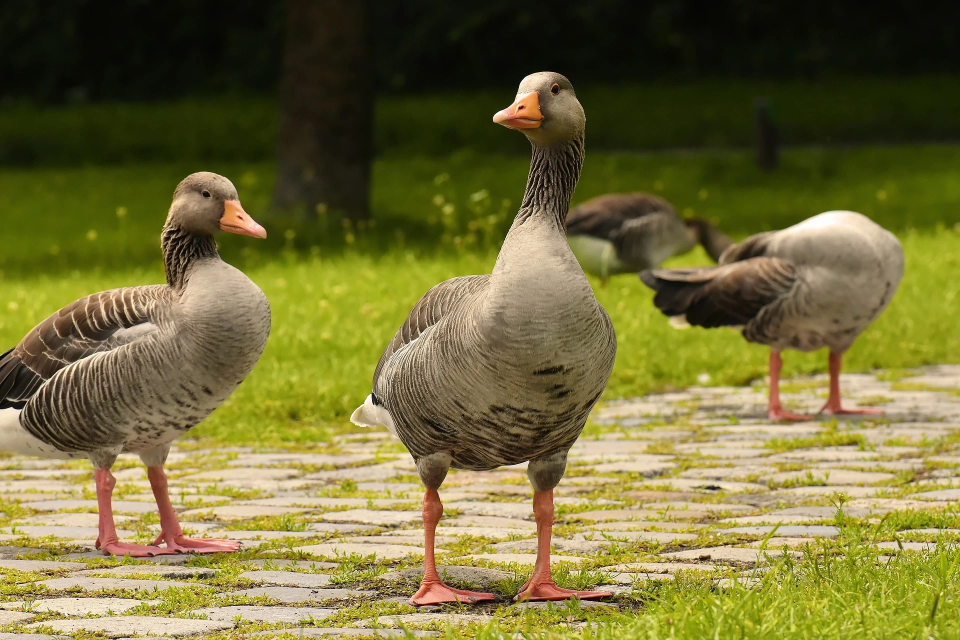
#> input picture image/duck.jpg, 1920 x 1280 px, found by its file name (shown at 1/2 size)
$ python 06.py
#> lines starting #> are read from the running program, lines starting #| are printed output that depends on the picture; after the words box and inside, x2 and y2 are one past the last pixel; in counts of white or black regions, pixels touching at a corner belong together
import cv2

src = cv2.imread("./image/duck.jpg",cv2.IMREAD_COLOR)
#> src is the input picture: shape (1280, 1920, 3); mean B, G, R 56.7, 109.5, 115.7

gray = cv2.cvtColor(src, cv2.COLOR_BGR2GRAY)
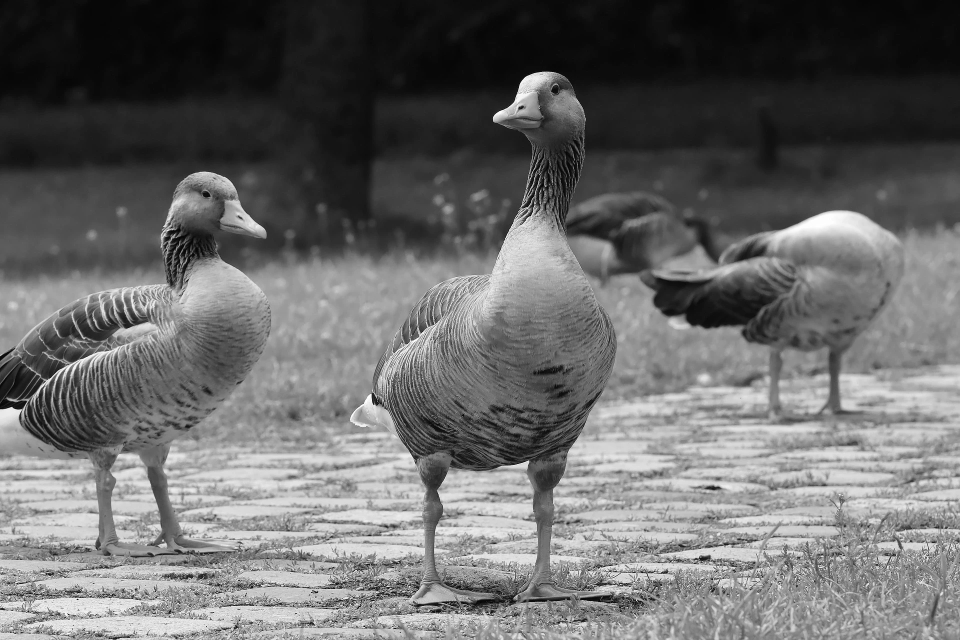
#> gray: shape (1280, 1920) (shown at 1/2 size); min 0, max 255, mean 105.3
# 픽셀 값이 100을 초과하면 255, 이하면 0
ret, dst = cv2.threshold(gray, 100, 255 , cv2.THRESH_BINARY)
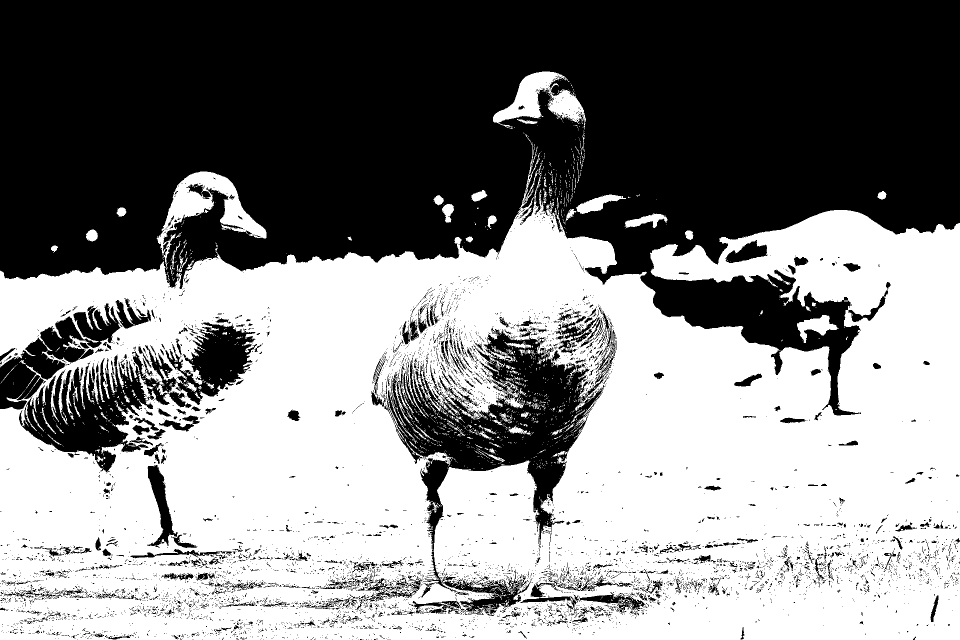
#> dst: shape (1280, 1920) (shown at 1/2 size); 51.9% white; 6494 black regions (5963 under 20 px), largest, box (x1, y1, x2, y2) and area: (0, 0, 1920, 831) 970973, (769, 651, 1231, 1232) 73295, (38, 645, 514, 945) 44091
dst = cv2.resize(dst ,None,fx=1/3 , fy = 1/3 , interpolation= cv2.INTER_AREA)
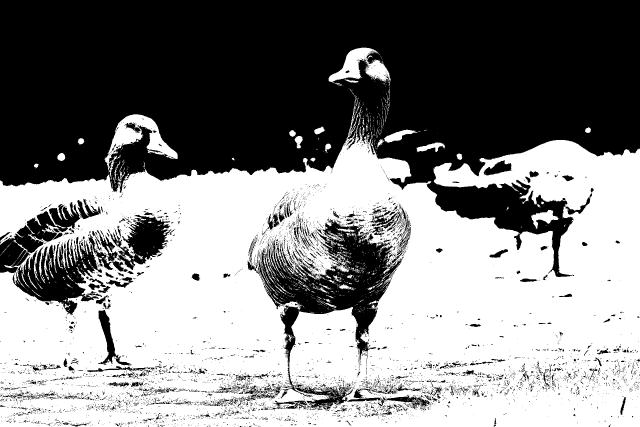
#> dst: shape (427, 640); min 0, max 255, mean 132.6
src = cv2.resize(src ,None,fx=1/3 , fy = 1/3 , interpolation= cv2.INTER_AREA)
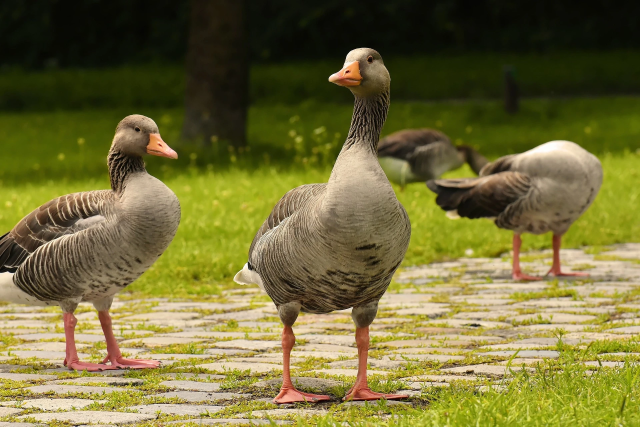
#> src: shape (427, 640, 3); mean B, G, R 56.7, 109.5, 115.7

cv2.imshow("dst",dst)
cv2.imshow("srd",src)
cv2.waitKey()
cv2.destroyAllWindows()
